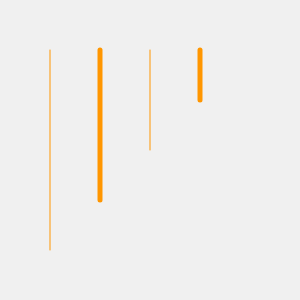
Frame 1 (no input)
Frame 60 (no input): identical to frame 1, image omitted
Frame 120 (the mouse pressed at the canvas centre since frame 60): identical to frame 1, image omitted

The p5.js sketch that drew this single still picture (run headless with seeded random() and noise() and a simulated clock; from frame 60 on, the mouse is pressed at the canvas centre):

// p5.js sketch
// ── sketch.js
function setup() {
  // put setup code here
  createCanvas(300,300);
  background(240);

    stroke(255, 150, 0)
    line(50, 50, 50, 250)

    strokeWeight(5)
    line(100, 50, 100, 200)

    strokeWeight(1)
    line(150, 50, 150, 150)

    strokeWeight(5)
    line(200, 50, 200, 100)
    



}

function draw() {
  // put drawing code here

  //draw is 60 keer per seconde berekend het programma alles opnieuw
  //background(mouseY,0,0);


//random(255) --> 0 tot 255
//random (100,110)--> 100,110. pakt willekurig nummer tussen die bepaalde getallen
  
}
